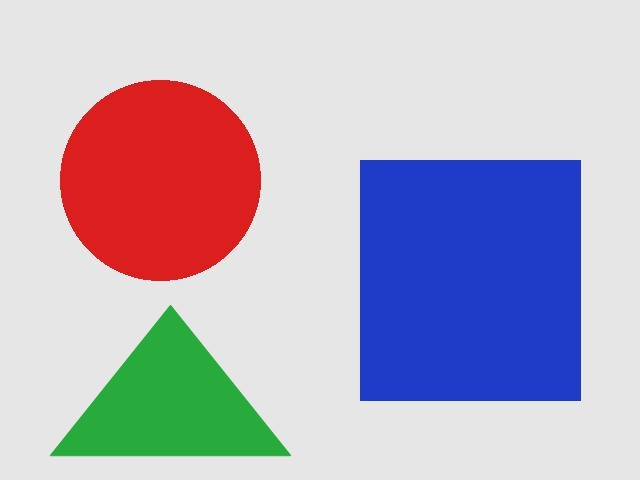
#> input picture morfologia_bgsub/imagenes/formas.jpg, 640 x 480 px
$ python formas_regionprops.py
#> lines starting #> are read from the running program, lines starting #| are printed output that depends on the picture; after the words box and inside, x2 and y2 are one past the last pixel; in counts of white or black regions, pixels touching at a corner belong together
"""
Descriptores de forma con regionprops
=====================================

Pipeline:
    imagen -> gris -> umbral (Otsu) -> limpieza morfológica -> etiquetado
           -> regionprops -> descriptores -> clasificación simple

Descriptores que calculamos para cada figura:

    área          píxeles que ocupa la región
    perímetro     longitud del contorno
    circularidad  4·π·área / perímetro²     (1 = círculo perfecto, baja con esquinas)
    solidez       área / área del casco convexo      (1 = no tiene "huecos" hacia adentro)
    convexidad    perímetro del casco / perímetro    (1 = contorno sin entrantes)
    extensión     área / área de la caja (bbox)      (cuadrado 1, círculo π/4, triángulo 1/2)
    excentricidad 0 = círculo, se acerca a 1 mientras más alargada
    relación de aspecto   ancho / alto de la caja

Uso:
    uv run formas_regionprops.py                 # usa imagenes/formas.jpg
    uv run formas_regionprops.py otra_imagen.png

Teclas: cualquier tecla para pasar a la siguiente ventana, q para salir.
"""

import sys

import cv2
import numpy as np
from skimage import measure

RUTA = sys.argv[1] if len(sys.argv) > 1 else "imagenes/formas.jpg"
AREA_MIN = 100  # px; regiones más chicas se consideran ruido


# 1. Leer y binarizar ----------------------------------------------------------
imagen = cv2.imread(RUTA)
#> imagen is the input picture: shape (480, 640, 3); mean B, G, R 194.1, 176.3, 183
if imagen is None:
    sys.exit(f"No pude abrir {RUTA}")
gris = cv2.cvtColor(imagen, cv2.COLOR_BGR2GRAY)
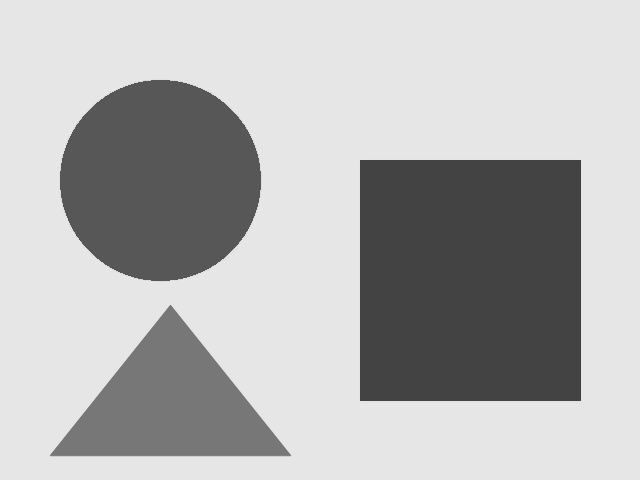
#> gris: shape (480, 640); min 55, max 255, mean 180.3

# Fondo claro y figuras oscuras -> THRESH_BINARY_INV para que las figuras queden en blanco.
# Otsu elige el umbral solo, viendo el histograma.
umbral, binaria = cv2.threshold(gris, 0, 255, cv2.THRESH_BINARY_INV + cv2.THRESH_OTSU)
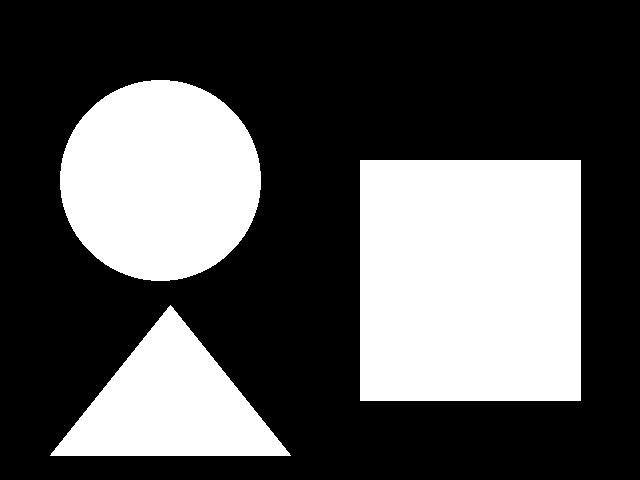
#> binaria: shape (480, 640); 33.6% white; 3 white regions, box (x1, y1, x2, y2) and area: (360, 160, 581, 401) 53261, (60, 80, 261, 281) 31689, (50, 305, 291, 456) 18331
#> umbral = 154
print(f"Umbral de Otsu: {umbral:.0f}")
#| Umbral de Otsu: 154

# 2. Limpieza morfológica --------------------------------------------------------
# Apertura (erosión -> dilatación): quita puntitos sueltos.
# Cierre (dilatación -> erosión): tapa huequitos dentro de las figuras.
kernel = cv2.getStructuringElement(cv2.MORPH_ELLIPSE, (5, 5))
limpia = cv2.morphologyEx(binaria, cv2.MORPH_OPEN, kernel)
#> limpia: shape (480, 640); 33.6% white; 3 white regions
limpia = cv2.morphologyEx(limpia, cv2.MORPH_CLOSE, kernel)

# 3. Etiquetado: cada región conectada recibe un número 1, 2, 3...
etiquetas = measure.label(limpia > 0, connectivity=2)
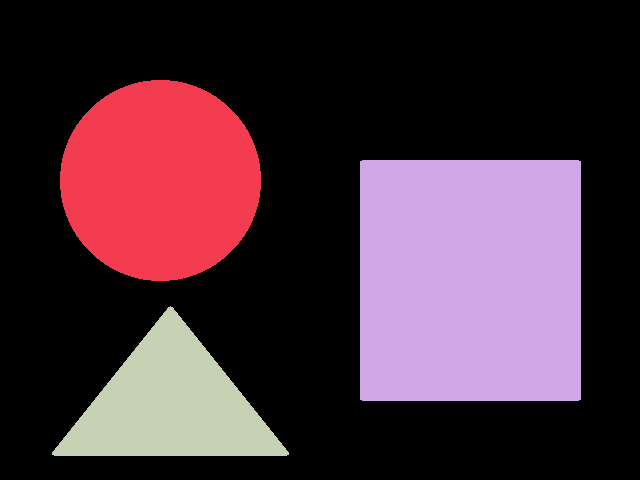
#> etiquetas: shape (480, 640) int32; 4 distinct labels, from 0 to 3; one colour per label, 0 black
regiones = [r for r in measure.regionprops(etiquetas) if r.area >= AREA_MIN]
#> regiones = 3 regions; box (x1, y1, x2, y2) and area: (360, 160, 581, 401) 53253, (60, 80, 261, 281) 31689, (52, 306, 289, 456) 18316
print(f"Regiones encontradas: {len(regiones)}\n")
#| Regiones encontradas: 3


# 4. Descriptores ----------------------------------------------------------------
def perimetro_casco(region):
    """Perímetro del casco convexo, medido igual que el de la región."""
    casco = np.pad(region.image_convex, 1)
    return measure.perimeter(casco)


def clasificar(d):
    """Reglas simples basadas en los descriptores. Ajusta los umbrales y observa."""
    if d["circularidad"] > 0.85 and d["excentricidad"] < 0.3:
        return "circulo"
    if d["extension"] > 0.9:
        return "cuadrado" if 0.9 < d["aspecto"] < 1.1 else "rectangulo"
    if 0.4 < d["extension"] < 0.6 and d["solidez"] > 0.95:
        return "triangulo"
    return "?"


descriptores = []
for r in regiones:
    y0, x0, y1, x1 = r.bbox
    d = {
        "id": r.label,
        "area": r.area,
        "perimetro": r.perimeter,
        "circularidad": 4 * np.pi * r.area / r.perimeter**2,
        "solidez": r.solidity,
        "convexidad": perimetro_casco(r) / r.perimeter,
        "extension": r.extent,
        "excentricidad": r.eccentricity,
        "aspecto": (x1 - x0) / (y1 - y0),
        "centroide": (int(r.centroid[1]), int(r.centroid[0])),
        "bbox": (x0, y0, x1, y1),
        "region": r,
    }
    d["forma"] = clasificar(d)
    descriptores.append(d)
#> this loop made 3 passes
#> (y0, x0, y1, x1) on passes 1 to 3: (80, 60, 281, 261), (160, 360, 401, 581), (306, 52, 456, 289)
#> after the loop, descriptores = 3 items

# Tabla en consola
columnas = ["id", "forma", "area", "perimetro", "circularidad", "solidez",
            "convexidad", "extension", "excentricidad", "aspecto"]
print("  ".join(f"{c:>13}" for c in columnas))
for d in descriptores:
    fila = []
    for c in columnas:
        v = d[c]
        fila.append(f"{v:>13.3f}" if isinstance(v, float) else f"{v!s:>13}")
    print("  ".join(fila))
#> this loop made 3 passes
#|             1        circulo      31689.000        661.754          0.909          0.994          1.000          0.784          0.000          1.000
#|             2       cuadrado      53253.000        917.657          0.795          1.000          1.000          1.000          0.399          0.917
#|             3      triangulo      18316.000        631.754          0.577          0.993          1.000          0.515          0.692          1.580


# 5. Visualización ---------------------------------------------------------------
anotada = imagen.copy()
for d in descriptores:
    r = d["region"]
    x0, y0, x1, y1 = d["bbox"]

    # Contorno real (verde) vs. casco convexo (magenta)
    mascara = (etiquetas == r.label).astype(np.uint8)
    contornos, _ = cv2.findContours(mascara, cv2.RETR_EXTERNAL, cv2.CHAIN_APPROX_NONE)
    casco = cv2.convexHull(contornos[0])
    cv2.drawContours(anotada, [casco], -1, (255, 0, 255), 2)
    cv2.drawContours(anotada, contornos, -1, (0, 255, 0), 2)

    # Caja (amarillo) y centroide
    cv2.rectangle(anotada, (x0, y0), (x1, y1), (0, 220, 255), 1)
    cv2.circle(anotada, d["centroide"], 4, (0, 0, 0), -1)

    # Etiqueta con los descriptores principales
    texto = [
        f"#{d['id']} {d['forma']}",
        f"A={d['area']:.0f}",
        f"circ={d['circularidad']:.2f}",
        f"sol={d['solidez']:.2f}",
        f"ext={d['extension']:.2f}",
    ]
    cx, cy = d["centroide"]
    for i, t in enumerate(texto):
        pos = (cx - 45, cy - 30 + i * 16)
        cv2.putText(anotada, t, pos, cv2.FONT_HERSHEY_SIMPLEX, 0.45, (0, 0, 0), 3, cv2.LINE_AA)
        cv2.putText(anotada, t, pos, cv2.FONT_HERSHEY_SIMPLEX, 0.45, (255, 255, 255), 1, cv2.LINE_AA)
#> this loop made 3 passes
#> (x0, y0, x1, y1, cx, cy) on passes 1 to 3: (60, 80, 261, 281, 160, 180), (360, 160, 581, 401, 470, 280), (52, 306, 289, 456, 170, 405)
#> pass 1, `mascara = (etiquetas == r.label).astype(np.uint8)`:
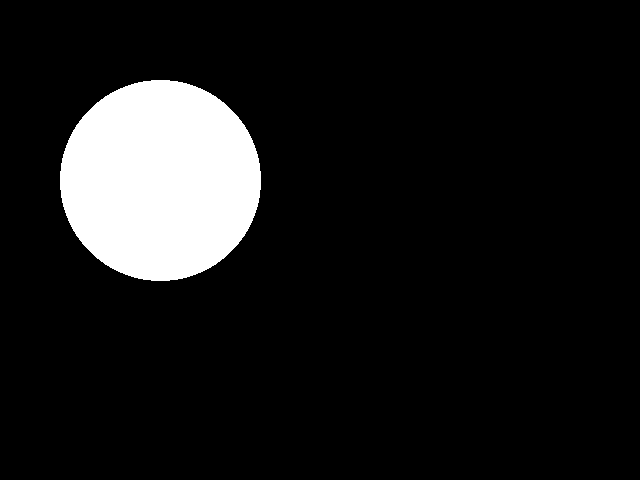
#> mascara: shape (480, 640); values 0 (black) and 1 (white), 10.3% white; 1 white region, box (x1, y1, x2, y2) and area: (60, 80, 261, 281) 31689
#> pass 3, `mascara = (etiquetas == r.label).astype(np.uint8)`:
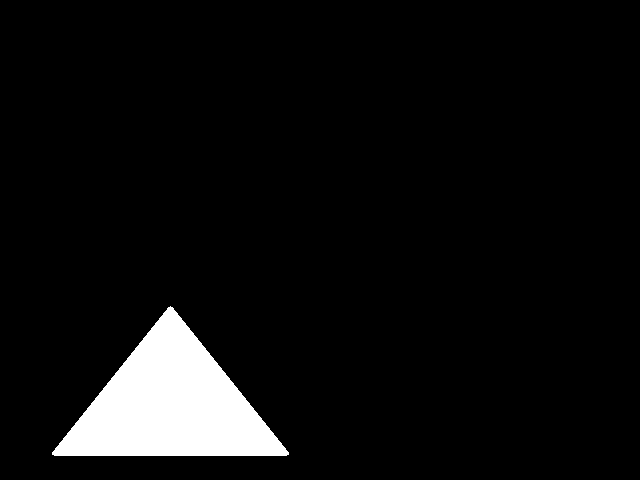
#> mascara: shape (480, 640); values 0 (black) and 1 (white), 6% white; 1 white region, box (x1, y1, x2, y2) and area: (52, 306, 289, 456) 18316
#> after the loop:
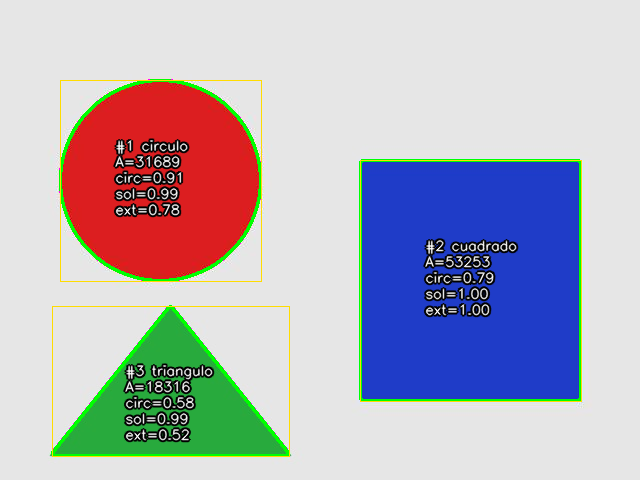
#> anotada: shape (480, 640, 3); 7.22% of pixels changed, all inside (x1, y1, x2, y2) = (51, 79, 582, 457)

# Etiquetas en color falso, para ver qué región es cuál
color_falso = np.zeros_like(imagen)
rng = np.random.default_rng(1)
for d in descriptores:
    color_falso[etiquetas == d["id"]] = rng.integers(60, 255, 3)
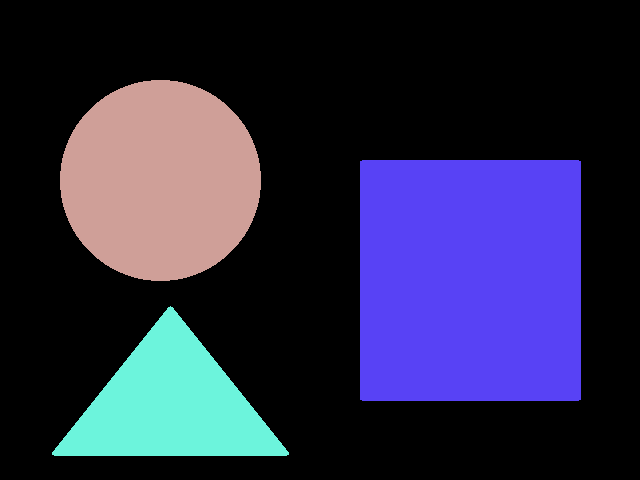
#> color_falso: shape (480, 640, 3); mean of channels 0, 1, 2 71.3, 42.4, 43; drawn as B, G, R

cv2.imwrite("imagenes/formas_anotada.jpg", anotada)
print("\nGuardé imagenes/formas_anotada.jpg")

ventanas = [
    ("1. Original", imagen),
    ("2. Binaria (Otsu)", binaria),
    ("3. Limpieza morfologica", limpia),
    ("4. Etiquetas", color_falso),
    ("5. Descriptores (verde=contorno, magenta=casco convexo)", anotada),
]
for nombre, im in ventanas:
    cv2.imshow(nombre, im)
    if cv2.waitKey(0) & 0xFF == ord("q"):
        break
#> this loop made 1 pass; (key q is pressed on pass 1)
#> nombre on pass 1: '1. Original'
cv2.destroyAllWindows()
